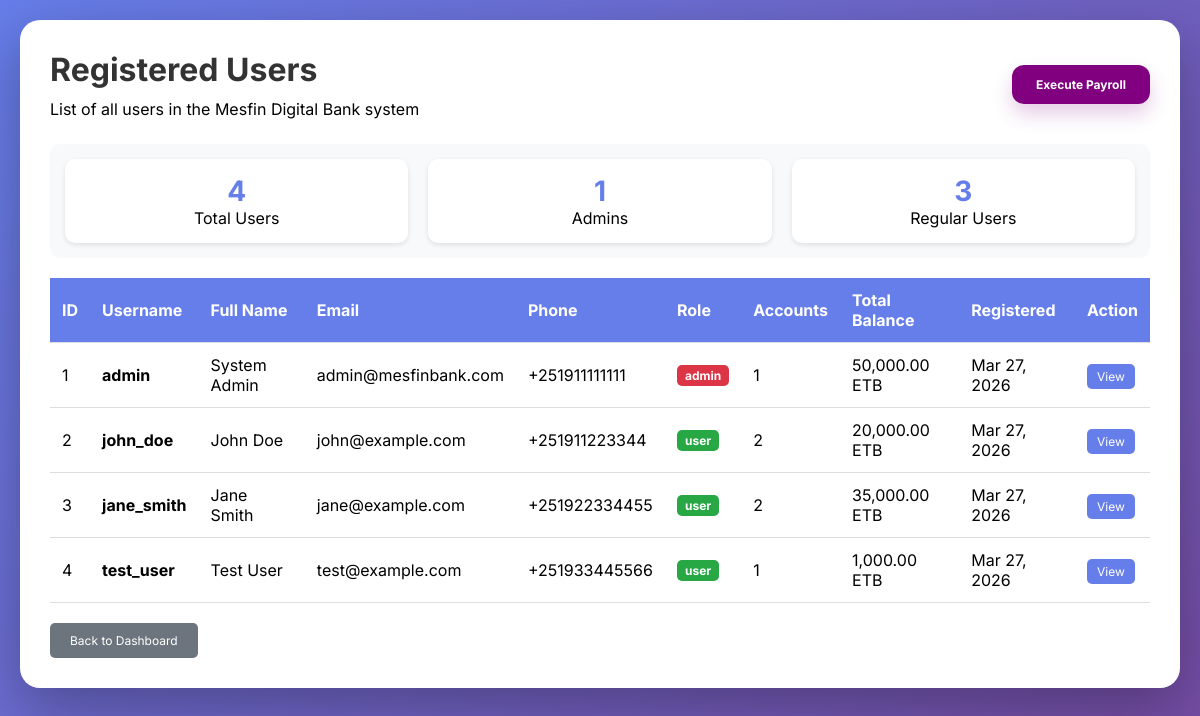
/admin_users.php (signed in), run on the app's committed database.
### tables this page shows
CREATE TABLE IF NOT EXISTS user_profiles (
    user_id INT PRIMARY KEY,
    phone VARCHAR(20) NOT NULL,
    address TEXT NULL,
    city VARCHAR(100) DEFAULT 'Addis Ababa',
    country VARCHAR(100) DEFAULT 'Ethiopia',
    profile_picture VARCHAR(255) NULL,
    birth_date DATE NULL,
    gender ENUM('male', 'female', 'other') DEFAULT 'other',
    id_number VARCHAR(50) NULL,
    id_type ENUM('passport', 'national_id', 'driver_license') DEFAULT 'national_id',
    id_front_image VARCHAR(255) NULL,
    id_back_image VARCHAR(255) NULL,
    bio TEXT NULL,
    created_at TIMESTAMP DEFAULT CURRENT_TIMESTAMP,
    updated_at TIMESTAMP DEFAULT CURRENT_TIMESTAMP ON UPDATE CURRENT_TIMESTAMP,
    FOREIGN KEY (user_id) REFERENCES users(id) ON DELETE CASCADE,
    INDEX idx_user_profiles_phone (phone)
);

CREATE TABLE IF NOT EXISTS users (
    id INT AUTO_INCREMENT PRIMARY KEY,
    username VARCHAR(50) NOT NULL UNIQUE,
    fullname VARCHAR(100) NOT NULL,
    email VARCHAR(100) NOT NULL UNIQUE,
    password_hash VARCHAR(255) NOT NULL,
    role ENUM('user', 'admin') DEFAULT 'user',
    last_login TIMESTAMP NULL,
    login_attempts INT DEFAULT 0,
    locked_until TIMESTAMP NULL,
    phone VARCHAR(20) NULL,
    address TEXT NULL,
    two_factor_enabled BOOLEAN DEFAULT FALSE,
    two_factor_secret VARCHAR(255) NULL,
    created_at TIMESTAMP DEFAULT CURRENT_TIMESTAMP,
    INDEX idx_users_email (email),
    INDEX idx_users_username (username),
    INDEX idx_users_role (role),
    INDEX idx_users_last_login (last_login)
);

### admin_users.php (the view, shortened to what this page needs)
<?php
require_once 'php/db.php';
try {
    $stmt = $conn->prepare("
        SELECT u.*,
               up.phone, up.city, up.country,
               COUNT(a.id) as account_count,
               SUM(a.balance) as total_balance
        FROM users u
        LEFT JOIN user_profiles up ON u.id = up.user_id
        LEFT JOIN accounts a ON u.id = a.user_id
        GROUP BY u.id
        ORDER BY u.created_at DESC
    ");
    $stmt->execute();
    $users = $stmt->fetchAll(PDO::FETCH_ASSOC);
}
catch (PDOException $e) {
    die("Error: " . $e->getMessage());
}
?>
<!DOCTYPE html>
<html lang="en">
<head>
</head>
<body>
    <div class="container">
        <div style="display: flex; justify-content: space-between; align-items: center; margin-bottom: 25px;">
            <div>
                <h1>Registered Users</h1>
                <p>List of all users in the Mesfin Digital Bank system</p>
            </div>
            <a href="admin_payroll.php" class="btn" style="background: #800080; color: white; padding: 12px 24px; border-radius: 12px; font-weight: 700; text-decoration: none; box-shadow: 0 10px 20px rgba(128,0,128,0.2);">
                <i class="fas fa-money-check-alt"></i> Execute Payroll
            </a>
        </div>
        <div class="stats">
            <div class="stat-box">
                <div class="stat-number">
                    <?php echo count($users); ?>
                </div>
                <div>Total Users</div>
            </div>
            <div class="stat-box">
                <div class="stat-number">
                    <?php
$admin_count = 0;
foreach ($users as $u) {
    if ($u['role'] == 'admin')
        $admin_count++;
}
echo $admin_count;
?>
                </div>
                <div>Admins</div>
            </div>
            <div class="stat-box">
                <div class="stat-number">
                    <?php echo count($users) - $admin_count; ?>
                </div>
                <div>Regular Users</div>
            </div>
        </div>
        <table>
            <thead>
                <tr>
                    <th>ID</th>
                    <th>Username</th>
                    <th>Full Name</th>
                    <th>Email</th>
                    <th>Phone</th>
                    <th>Role</th>
                    <th>Accounts</th>
                    <th>Total Balance</th>
                    <th>Registered</th>
                    <th>Action</th>
                </tr>
            </thead>
            <tbody>
                <?php foreach ($users as $user): ?>
                    <tr>
                        <td>
                            <?php echo $user['id']; ?>
                        </td>
                        <td><strong>
                                <?php echo htmlspecialchars($user['username']); ?>
                            </strong></td>
                        <td>
                            <?php echo htmlspecialchars($user['fullname']); ?>
                        </td>
                        <td>
                            <?php echo htmlspecialchars($user['email']); ?>
                        </td>
                        <td>
                            <?php echo htmlspecialchars($user['phone'] ?? 'Not set'); ?>
                        </td>
                        <td>
                            <span class="badge <?php echo $user['role'] == 'admin' ? 'badge-admin' : 'badge-user'; ?>">
                                <?php echo $user['role']; ?>
                            </span>
                        </td>
                        <td>
                            <?php echo $user['account_count']; ?>
                        </td>
                        <td>
                            <?php echo number_format($user['total_balance'], 2); ?> ETB
                        </td>
                        <td>
                            <?php echo date('M d, Y', strtotime($user['created_at'])); ?>
                        </td>
                        <td>
                            <a href="user_details.php?id=<?php echo $user['id']; ?>" class="btn btn-view">View</a>
                        </td>
                    </tr>
                <?php
endforeach; ?>
            </tbody>
        </table>
        <a href="dashboard.php" class="btn btn-back">Back to Dashboard</a>
    </div>
</body>
</html>

### admin_users.php (style rules this page uses)
* { margin: 0; padding: 0; box-sizing: border-box; }
body { font-family: 'Inter', sans-serif; background: linear-gradient(135deg, #667eea 0%, #764ba2 100%); padding: 20px; min-height: 100vh; }
.container { max-width: 1200px; margin: 0 auto; background: white; border-radius: 20px; padding: 30px; box-shadow: 0 20px 60px rgba(0, 0, 0, 0.3); }
h1 { color: #333; margin-bottom: 10px; }
.stats { background: #f8f9fa; padding: 15px; border-radius: 10px; margin-bottom: 20px; display: flex; gap: 20px; }
.stat-box { flex: 1; text-align: center; padding: 15px; background: white; border-radius: 10px; box-shadow: 0 2px 5px rgba(0, 0, 0, 0.1); }
.stat-number { font-size: 28px; font-weight: bold; color: #667eea; }
table { width: 100%; border-collapse: collapse; margin-top: 20px; }
th, td { padding: 12px; text-align: left; border-bottom: 1px solid #ddd; }
th { background: #667eea; color: white; }
.badge { display: inline-block; padding: 3px 8px; border-radius: 5px; font-size: 12px; font-weight: bold; }
.badge-admin { background: #dc3545; color: white; }
.badge-user { background: #28a745; color: white; }
.btn { padding: 5px 10px; border: none; border-radius: 5px; cursor: pointer; text-decoration: none; font-size: 12px; }
.btn-view { background: #667eea; color: white; }
.btn-back { background: #6c757d; color: white; padding: 10px 20px; display: inline-block; margin-top: 20px; }

### data on the page
user_profiles: user_id "1", user_id.username "admin", user_id.fullname "System Admin", user_id.email "admin@mesfinbank.com", phone "+251911111111", user_id.role "admin", account_count "1", total_balance "50,000.00", user_id.created_at "Mar 27, 2026"
user_profiles: user_id "2", user_id.username "john_doe", user_id.fullname "John Doe", user_id.email "john@example.com", phone "+251911223344", user_id.role "user", account_count "2", total_balance "20,000.00", user_id.created_at "Mar 27, 2026"
user_profiles: user_id "3", user_id.username "jane_smith", user_id.fullname "Jane Smith", user_id.email "jane@example.com", phone "+251922334455", user_id.role "user", account_count "2", total_balance "35,000.00", user_id.created_at "Mar 27, 2026"
user_profiles: user_id "4", user_id.username "test_user", user_id.fullname "Test User", user_id.email "test@example.com", phone "+251933445566", user_id.role "user", account_count "1", total_balance "1,000.00", user_id.created_at "Mar 27, 2026"

### other printed values
count($users) "4"
$admin_count "1"
count($users) - $admin_count "3"
